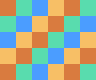

This is a level from a 2D game, rendered from its Tiled map with the project's own tilesets. A one-line summary and the complete map file follow:
An orthogonal 6x5 tile map with 16x16 px tiles, 1 tile layer (Ground) and 2 objects (Spawn, Marker).

<map version="1.10" tiledversion="1.11.1" orientation="orthogonal" renderorder="right-down" width="6" height="5" tilewidth="16" tileheight="16" infinite="0" nextlayerid="3" nextobjectid="3">
  <tileset firstgid="1" name="terrain" tilewidth="16" tileheight="16" tilecount="4" columns="2">
    <image source="terrain.png" width="32" height="32" />
  </tileset>
  <layer id="1" name="Ground" width="6" height="5">
    <data encoding="csv">
1,2,3,4,1,2,
2,3,4,1,2,3,
3,4,1,2,3,4,
4,1,2,3,4,1,
1,2,3,4,1,2
    </data>
  </layer>
  <objectgroup id="2" name="Objects">
    <object id="1" name="Spawn" x="16" y="16" width="16" height="16" />
    <object id="2" name="Marker" x="72" y="40">
      <point />
    </object>
  </objectgroup>
</map>
